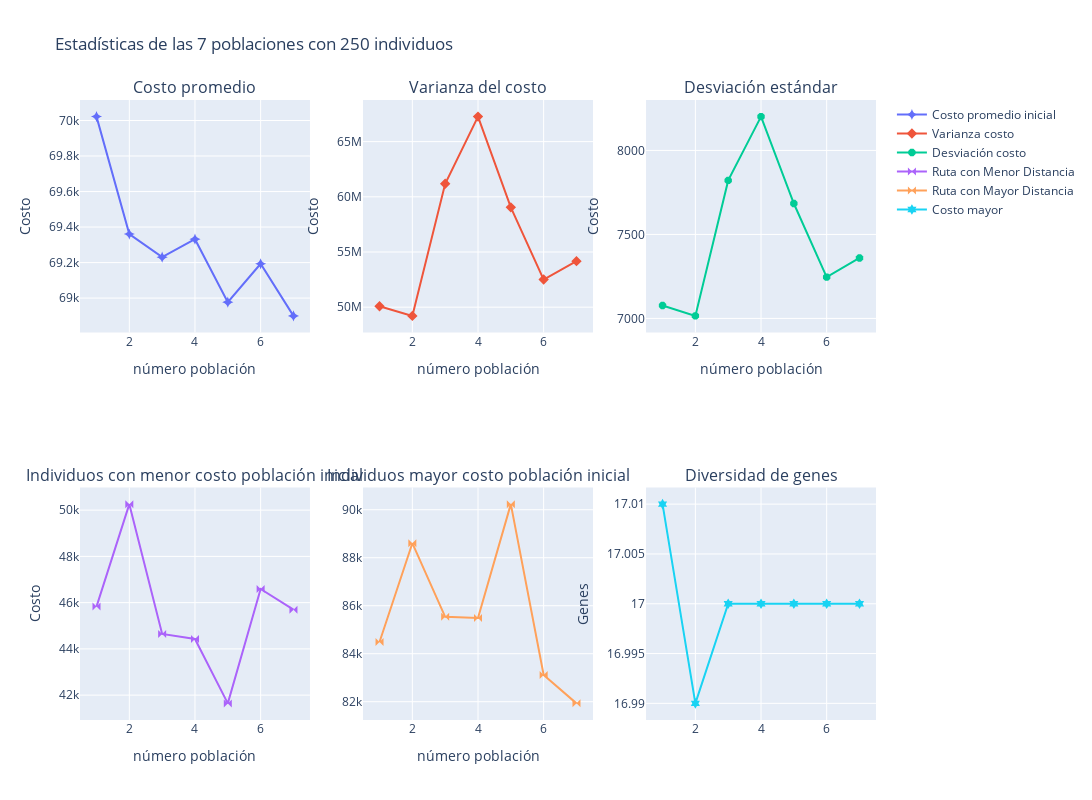

The cell this chart's notebook holds for it:
### Code cell
POB_FILE = "files\\act_2\\poblaciones\\pob_7_250.pkl"
pobs = get_poblaciones_iniciales(n=7,tam_pob=250)
intial_stats(pobs,f"Estadísticas de las {7} poblaciones con {250} individuos")

### Figure 1 — Plotly figure (JSON) as saved in the notebook; plotly's stock layout.template omitted (floating-point values rounded to 4 significant figures)
{"data": [{"marker": {"size": 8, "symbol": "star-diamond"}, "mode": "markers+lines", "name": "Costo promedio inicial", "type": "scatter", "x": [1, 2, 3, 4, 5, 6, 7], "xaxis": "x", "y": [70020.0, 69360.0, 69230.0, 69330.0, 68980.0, 69190.0, 68900.0], "yaxis": "y"}, {"marker": {"size": 8, "symbol": "diamond-x"}, "mode": "markers+lines", "name": "Varianza costo", "type": "scatter", "x": [1, 2, 3, 4, 5, 6, 7], "xaxis": "x2", "y": [50080000.0, 49210000.0, 61180000.0, 67260000.0, 59050000.0, 52500000.0, 54170000.0], "yaxis": "y2"}, {"marker": {"size": 8, "symbol": "octagon"}, "mode": "markers+lines", "name": "Desviación costo", "type": "scatter", "x": [1, 2, 3, 4, 5, 6, 7], "xaxis": "x3", "y": [7077.0, 7015.0, 7822.0, 8201.0, 7684.0, 7246.0, 7360.0], "yaxis": "y3"}, {"marker": {"size": 8, "symbol": "bowtie"}, "mode": "markers+lines", "name": "Ruta con Menor Distancia", "type": "scatter", "x": [1, 2, 3, 4, 5, 6, 7], "xaxis": "x4", "y": [45830.0, 50260.0, 44650.0, 44430.0, 41640.0, 46590.0, 45690.0], "yaxis": "y4"}, {"marker": {"size": 8, "symbol": "bowtie"}, "mode": "markers+lines", "name": "Ruta con Mayor Distancia", "type": "scatter", "x": [1, 2, 3, 4, 5, 6, 7], "xaxis": "x5", "y": [84490.0, 88600.0, 85540.0, 85490.0, 90230.0, 83110.0, 81930.0], "yaxis": "y5"}, {"marker": {"size": 8, "symbol": "hexagram"}, "mode": "markers+lines", "name": "Costo mayor", "type": "scatter", "x": [1, 2, 3, 4, 5, 6, 7], "xaxis": "x6", "y": [17.01, 16.99, 17, 17, 17, 17, 17], "yaxis": "y6"}], "layout": {"annotations": [{"font": {"size": 16}, "showarrow": false, "text": "Costo promedio", "x": 0.1444, "xanchor": "center", "xref": "paper", "y": 1, "yanchor": "bottom", "yref": "paper"}, {"font": {"size": 16}, "showarrow": false, "text": "Varianza del costo", "x": 0.5, "xanchor": "center", "xref": "paper", "y": 1, "yanchor": "bottom", "yref": "paper"}, {"font": {"size": 16}, "showarrow": false, "text": "Desviación estándar", "x": 0.8556, "xanchor": "center", "xref": "paper", "y": 1, "yanchor": "bottom", "yref": "paper"}, {"font": {"size": 16}, "showarrow": false, "text": "Individuos con menor costo población inicial", "x": 0.1444, "xanchor": "center", "xref": "paper", "y": 0.375, "yanchor": "bottom", "yref": "paper"}, {"font": {"size": 16}, "showarrow": false, "text": "Individuos mayor costo población inicial", "x": 0.5, "xanchor": "center", "xref": "paper", "y": 0.375, "yanchor": "bottom", "yref": "paper"}, {"font": {"size": 16}, "showarrow": false, "text": "Diversidad de genes", "x": 0.8556, "xanchor": "center", "xref": "paper", "y": 0.375, "yanchor": "bottom", "yref": "paper"}], "height": 800, "title": {"text": "Estadísticas de las 7 poblaciones con 250 individuos"}, "width": 1600, "xaxis": {"anchor": "y", "domain": [0, 0.2889], "title": {"text": "número población"}}, "xaxis2": {"anchor": "y2", "domain": [0.3556, 0.6444], "title": {"text": "número población"}}, "xaxis3": {"anchor": "y3", "domain": [0.7111, 1], "title": {"text": "número población"}}, "xaxis4": {"anchor": "y4", "domain": [0, 0.2889], "title": {"text": "número población"}}, "xaxis5": {"anchor": "y5", "domain": [0.3556, 0.6444], "title": {"text": "número población"}}, "xaxis6": {"anchor": "y6", "domain": [0.7111, 1]}, "yaxis": {"anchor": "x", "domain": [0.625, 1], "title": {"text": "Costo"}}, "yaxis2": {"anchor": "x2", "domain": [0.625, 1], "title": {"text": "Costo"}}, "yaxis3": {"anchor": "x3", "domain": [0.625, 1], "title": {"text": "Costo"}}, "yaxis4": {"anchor": "x4", "domain": [0, 0.375], "title": {"text": "Costo"}}, "yaxis5": {"anchor": "x5", "domain": [0, 0.375]}, "yaxis6": {"anchor": "x6", "domain": [0, 0.375], "title": {"text": "Genes"}}}}
